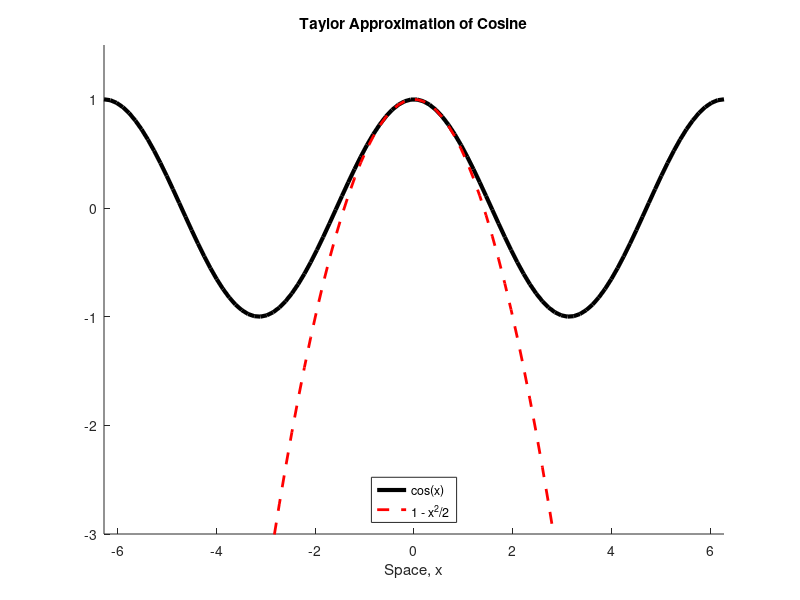

The MATLAB script that drew this image:
xs = linspace(-2*pi,2*pi);
f = @(x) 1 - x.^2 / 2;
clf
hold on
plot(xs,cos(xs),'k','Linewidth',[3]);
plot(xs,f(xs),'r--','Linewidth',[2]);

axis([-2*pi 2*pi -3 1.5])
xlabel('Space, x')
title('Taylor Approximation of Cosine')
legend('cos(x)','1 - x^2/2','Location','South')

print(gcf,'-dpng','plot_basic.png');
